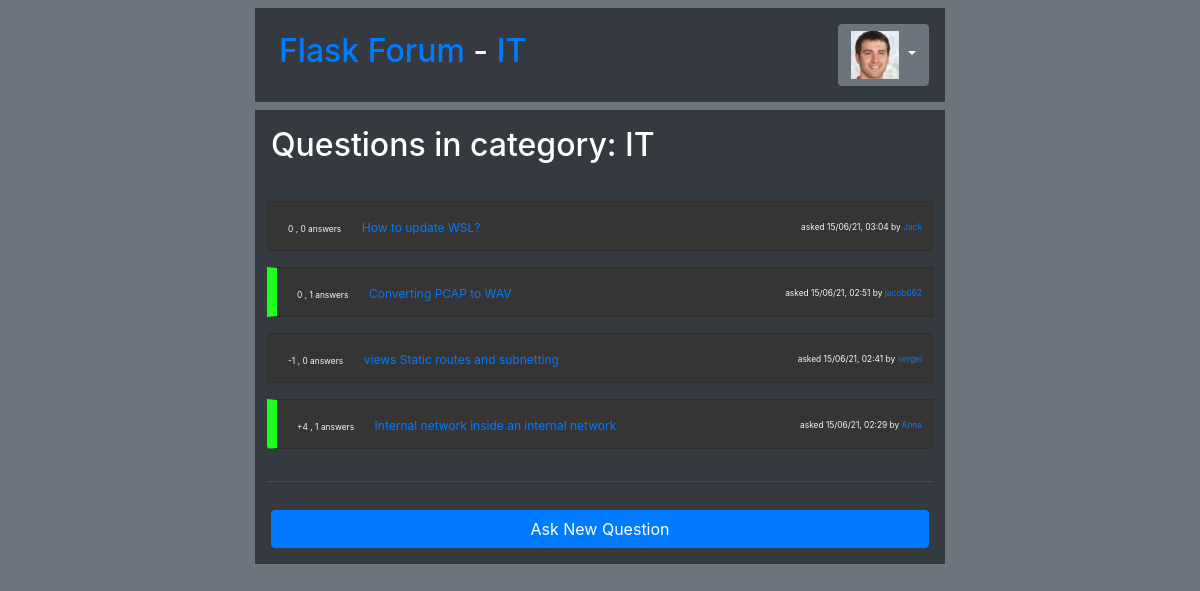
Page /category/?category_id=2 (signed in) on the committed database.
### models.py (models this page shows)
class Category(db.Model):
    __tablename__ = "categories"
    id = Column(Integer, primary_key=True)
    name = Column(String(50))
    description = Column(String(500))
    questions = relationship("Question")

class User(UserMixin, db.Model):
    __tablename__ = "users"
    id = Column(Integer, primary_key=True)
    email = Column(String(50), unique=True)
    name = Column(String(50))
    password = Column(String(100))
    join_date = Column(Date)
    description = Column(String(500))
    questions = relationship("Question")
    answers = relationship("Answer")
    votes = relationship("Vote")

class Post(db.Model):
    __tablename__ = "posts"
    id = Column(Integer, primary_key=True)
    author_id = Column(Integer, ForeignKey('users.id'))
    content = Column(String(1000))
    votes = relationship("Vote", lazy='dynamic')
    author = relationship("User")
    date = Column(DateTime)
    __mapper_args__ = {'polymorphic_identity':'posts'}

class Question(Post):
    __tablename__ = "questions"
    id = Column(Integer, ForeignKey('posts.id'), primary_key=True)
    title = Column(String(50))
    category_id = Column(Integer, ForeignKey('categories.id'))
    __mapper_args__ = {'polymorphic_identity':'questions'}

### views/home.py (the view)
@home_blueprint.route("/category/")
def category():
    category = db.session.query(Category).filter_by(id = int(request.args.get('category_id'))).first()
    questions = db.session.query(Question).filter_by(category_id = category.id).order_by(Question.date.desc())
    data = utils.get_base_data()
    data['mode'] = 'questions'
    data['category_name'] = category.name
    data['questions_data'] = utils.get_questions_data(questions)
    data['category'] = category
    return render_template(
        'index.html',
        data = data
    )

### main.py (called while the page is built)
@login_manager.user_loader
def load_user(user_id):
    return User.query.get(int(user_id))

### views/utils.py (called while the page is built)
def get_base_data():
    data = {}
    data['logged_user_id'] = current_user.id if current_user.is_authenticated else -1
    return data

def get_questions_data(questions):
    questions_data = []
    for question in questions:
        votes_up = question.votes.filter_by(is_up = True).count()
        votes_down = question.votes.filter_by(is_up = False).count()
        votes_sum = votes_up - votes_down
        question_answers = Answer.query.filter_by(question_id=question.id)
        questions_data.append({
            'question': question,
            'votes_sum': votes_sum,
            'answers_count': question_answers.count(),
            'author_name': question.author.name,
            'has_best': question_answers.filter_by(is_best=True).first() != None,
            'time': question.date.strftime('%d/%m/%y, %H:%M'),
        })
    return questions_data

### templates/index.html (shortened to what this page needs)
{% extends "base.html" %}
{% block content %}
<div class="d-flex flex-column  bg-dark" style="width: 100%;">
    <div class="d-flex p-3">
        <h2>
            {% if data.mode == 'categories' %} Categories {% else %} Questions in category: {{data.category_name}} {% endif %}
        </h2>
    </div>
    <div>
        <div class="p-1">
            <ul class="list-group">
                {% if data.mode == 'categories' %}
                    {% for category_data in data.categories_data %}
                        <li class="list-group-item text-light m-2" style="background-color: rgb(53, 53, 53);">
                                <h5>
                                    <a href="{{url_for('home_blueprint.category', category_id=category_data.category.id)}}">{{category_data.category.name}}</a>
                                    - {{category_data.questions_count}} Questions
                                </h5>
                            <p class="small">
                                {{category_data.category.description}}<br>
                                {% if category_data.last_question %}
                                Last Question:
                                    <a href="{{url_for('question_blueprint.question', question_id=category_data.last_question.id)}}">{{category_data.last_question.title}}</a>
                                    by <a href="{{url_for('user_profile_blueprint.user_profile', user_id=category_data.last_question.author_id)}}">{{category_data.last_question_author_name}}</a>, {{category_data.last_question_date}}
                                {% endif %}
                            </p>
                        </li>
                    {% endfor %}
                {% else %}
                    {% for question_data in data.questions_data%}
                        <li class="list-group-item text-light m-2" style="background-color: rgb(53, 53, 53); {% if question_data.has_best %} border-left: 10px solid rgb(31, 255, 31) {% endif %}">
                            <p class="votes_text">
                            {%if question_data.votes_sum > 0 %}
                                +{{question_data.votes_sum}}
                            {% else %}
                                {{question_data.votes_sum}}
                            {% endif %}, {{question_data.answers_count}} answers</p>
                            <a href="{{url_for('question_blueprint.question', question_id=question_data.question.id)}}">
                                <p class="question_title_text ml-3">{{question_data.question.title}}</p>
                            </a>
                            <p class="question_author_text">asked {{question_data.time}} by <a href="{{url_for('user_profile_blueprint.user_profile', user_id=question_data.question.author_id)}}">{{question_data.author_name}}</a></p>
                        </li>
                    {% endfor %}
                {% endif %}
            </ul>
            {% if data.mode == 'questions' %}
            <div class="mt-4 mx-2" style="border-bottom: 1px solid rgb(73, 73, 73);"></div>
            {% endif %}
        </div>
        {% if data.mode == 'questions' %}
            {%if data.logged_user_id != -1 %}
            <div class="p-3 mt-2">
                <a href="{{url_for('new_question_blueprint.new_question', category_id=data.category_name)}}"><button type="button" class="btn btn-primary btn-block">Ask New Question</button></a>
            </div>
            {% endif %}
        {% endif %}
    </div>
</div>
{% endblock %}

### templates/base.html (shortened to what this page needs)
<!DOCTYPE html>
<head>
    <link rel="stylesheet" href="https://stackpath.bootstrapcdn.com/bootstrap/4.3.1/css/bootstrap.min.css">
    <link rel="stylesheet" href="/static/styles/style.css">
</head>
    <body class="bg-secondary" style="height: 100%; width: 100%;">
        <div class="container-fluid" style="width: 60%; margin:auto">
            <div class="d-flex flex-row bg-dark p-3 my-2">
                <div class="d-flex mr-auto">
                    <h2 class="p-2" style="color:white">
                        <a href="/home/">Flask Forum</a>
                        {% if data.category %}
                        - <a href="{{url_for('home_blueprint.category', category_id=data.category.id)}}">{{data.category.name}}</a>
                        {% endif %}
                    </h2>
                </div>
                <div class="d-flex">
                    {%if data.logged_user_id != -1 %}
                    <div class="btn-group">
                        <button class="btn btn-secondary dropdown-toggle" type="button" id="dropdownMenuButton" data-toggle="dropdown" aria-haspopup="true" aria-expanded="false">
                            <img src="/static/profiles/{{data.logged_user_id}}.jpg" height="48" width="48"/>
                        </button>
                    </div>
                    {% else %}
                    <a href="{{url_for('log_in_blueprint.log_in')}}"><input type="submit" class="btn btn-primary mr-1 mt-3 btn-sm" value="Log In"></input></a>
                    <a href="{{url_for('sign_up_blueprint.sign_up')}}"><input type="submit" class="btn btn-info mt-3 btn-sm" value="Sign up"></input></a>
                    {% endif %}
                </div>
            </div>
            <div class="d-flex flex-row my-2" style="color: white;">
                <div class="d-flex" style="width:100%;">
                    {% block content %}
                    {% endblock %}
                </div>
            </div>
        </div>
    </body>
</html>

### static/styles/style.css (style rules this page uses)
.votes_text { font-size: 0.7vw; display: inline; }
.question_title_text { font-size: 1.0vw; display: inline; }
.question_author_text { font-size: 0.7vw; position: absolute; bottom: 0; right: 0; padding: 10px 10px 0px 10px; }

### rows in the picture
Category: category.name "IT", category_name "IT"
User: votes_sum "0", answers_count "0", question "How to update WSL?", time "15/06/21, 03:04", author_name "Jack"
User: votes_sum "0", answers_count "1", question "Converting PCAP to WAV", time "15/06/21, 02:51", author_name "jacob662"
User: votes_sum "-1", answers_count "0", question "views Static routes and subnetting", time "15/06/21, 02:41", author_name "sergei"
User: votes_sum "4", answers_count "1", question "Internal network inside an internal network", time "15/06/21, 02:29", author_name "Anna"
